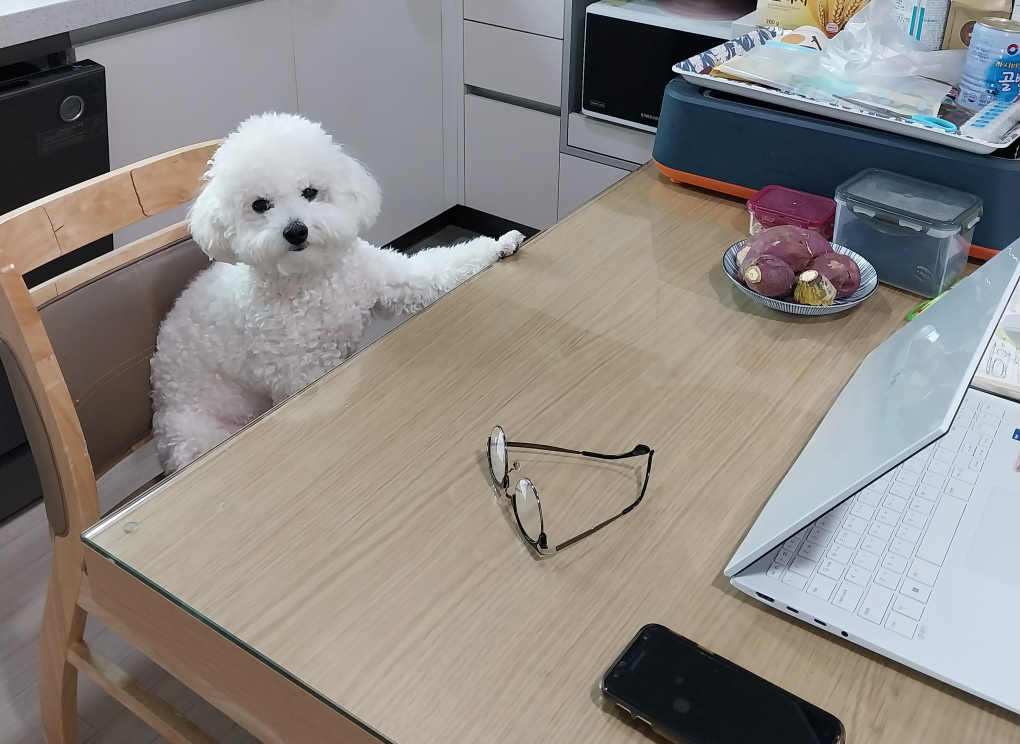
//> input picture Parallelism/CPU/bonggu.JPG, 3060 x 2232 px (shown at 1/3 size)
$ ./cpu-color2gray   (built with g++ and OpenCV 4)
//> lines starting //> are read from the running program, lines starting //| are printed output that depends on the picture
#include <iostream>
#include <time.h>
#include <stdint.h>
#include <opencv2/core.hpp>
#include <opencv2/imgcodecs.hpp>
#include <opencv2/highgui.hpp>
#include <opencv2/imgproc.hpp>

using namespace std;


int main(void) {
	int width = 224;
	int height = 224;

    cv::Mat Color_Img = cv::imread("bonggu.JPG");
//> Color_Img is the input picture: 2232 rows x 3060 cols, CV_8UC3; mean B, G, R 132.3, 136.5, 141.1
	cv::Mat Resize_Img;
	cv::Mat Gray_Img(height, width, CV_8UC1);

	cv::resize(Color_Img, Resize_Img, cv::Size(width, height));
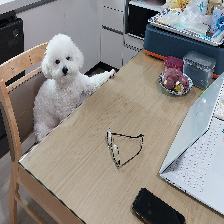
//> Resize_Img: 224 rows x 224 cols, CV_8UC3; mean B, G, R 132.1, 136.4, 141
    clock_t start = clock();
    for (int y = 0; y < height; y++) {
		for (int x = 0; x < width; x++) {

			Gray_Img.at<uchar>(y, x) = Resize_Img.at<cv::Vec3b>(y, x)[2] * 0.21 + Resize_Img.at<cv::Vec3b>(y, x)[1] * 0.72 + Resize_Img.at<cv::Vec3b>(y, x)[0] * 0.07;
		}
	}
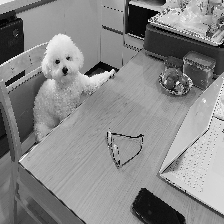
//> Gray_Img: 224 rows x 224 cols, CV_8UC1; min 0, max 254, mean 136.5
    clock_t end = clock();

    double execution_time = (double) (end - start) / CLOCKS_PER_SEC;
    printf("Execution time: %d usec\n", (int) (execution_time * 1000000));
    cv::imshow("Color Image", Resize_Img);
    cv::imshow("Gray Image", Gray_Img);

    cv::waitKey(0);
    return 0;
}
